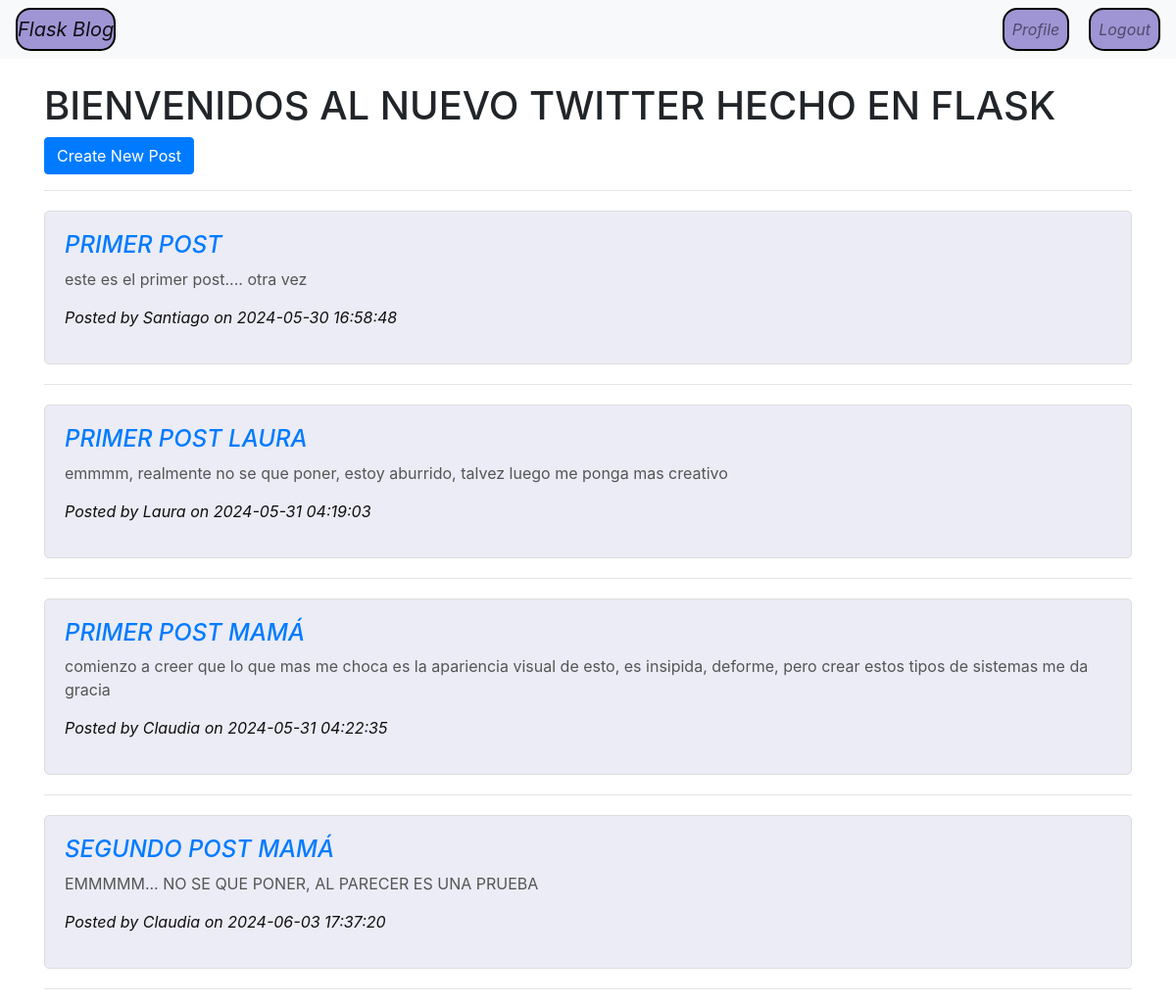
/home (signed in), run on the app's committed database.
### app/models.py (models this page shows, shortened)
class Post(db.Model):
    id = db.Column(db.Integer, primary_key=True)
    title = db.Column(db.String(100), nullable =False)
    date_posted = db.Column(db.DateTime, nullable=False, default= datetime.now)
    content = db.Column(db.Text, nullable=False)
    user_id = db.Column(db.Integer, ForeignKey('user.id'), nullable=False)
    comments = db.relationship('Comment', backref='post', lazy=True)
    likes = db.relationship('Like', backref='post', lazy=True)

class User(db.Model, UserMixin):
    id = db.Column(db.Integer, primary_key=True)
    username = db.Column(db.String(20), unique=True, nullable=False)
    email = db.Column(db.String(120), unique=True, nullable=False)
    password = db.Column(db.String(60), nullable=False)
    bio = db.Column(db.String(500), nullable=True)
    profile_picture = db.Column(db.String(150), nullable=True)
    posts = db.relationship('Post', backref='author', lazy=True)
    image_file = db.Column(db.String(20), nullable=False, default='default.jpg')

### app/routes.py (the view)
@app.route("/")
@app.route("/home")
def home():
    posts = Post.query.all()
    return render_template('index.html', posts = posts)

### app/models.py (called while the page is built)
@login_manager.user_loader
def load_user(user_id):
    return User.query.get(int(user_id))

### app/templates/index.html (shortened to what this page needs)
{% extends "base.html" %}
{% block content %}
    <h1>BIENVENIDOS AL NUEVO TWITTER HECHO EN FLASK</h1>
    {% if current_user.is_authenticated %}
        <a href="{{ url_for('new_post') }}" class="btn btn-primary">Create New Post</a>
    {% endif %}
    <hr>
    {% for post in posts %}
        <div class="post" style="margin: 20px 0; padding: 20px; border: 1px solid #ddd; border-radius: 5px; background-color: #ebecf6;">
            <h2 style="font-size: 1.5em; font-style: italic; color: #d2a7a7;"> <a href="{{ url_for('post', post_id=post.id) }}">{{ post.title }}</a></h2>
            <p style="margin-bottom: 15px; font-size: 1em; line-height: 1.5; color: #555;">{{ post.content }}</p>
            <p style="font-size: 1em; font-style: italic; color: #100e0e; margin-bottom: 15px;">Posted by {{ post.author.username }} on {{ post.date_posted.strftime('%Y-%m-%d %H:%M:%S') }}</p>
        </div>
        <hr>
    {% endfor %}
{% endblock %}

### data on the page
Post: title "PRIMER POST", content "este es el primer post.... otra vez", author.username "Santiago", date_posted "2024-05-30 16:58:48"
Post: title "PRIMER POST LAURA", content "emmmm, realmente no se que poner, estoy aburrido, talvez luego me ponga mas creativo", author.username "Laura", date_posted "2024-05-31 04:19:03"
Post: title "PRIMER POST MAMÁ", content "comienzo a creer que lo que mas me choca es la apariencia visual de esto, es insipida, deforme, pero crear estos tipos de sistemas me da gracia", author.username "Claudia", date_posted "2024-05-31 04:22:35"
Post: title "SEGUNDO POST MAMÁ", content "EMMMMM... NO SE QUE PONER, AL PARECER ES UNA PRUEBA", author.username "Claudia", date_posted "2024-06-03 17:37:20"
